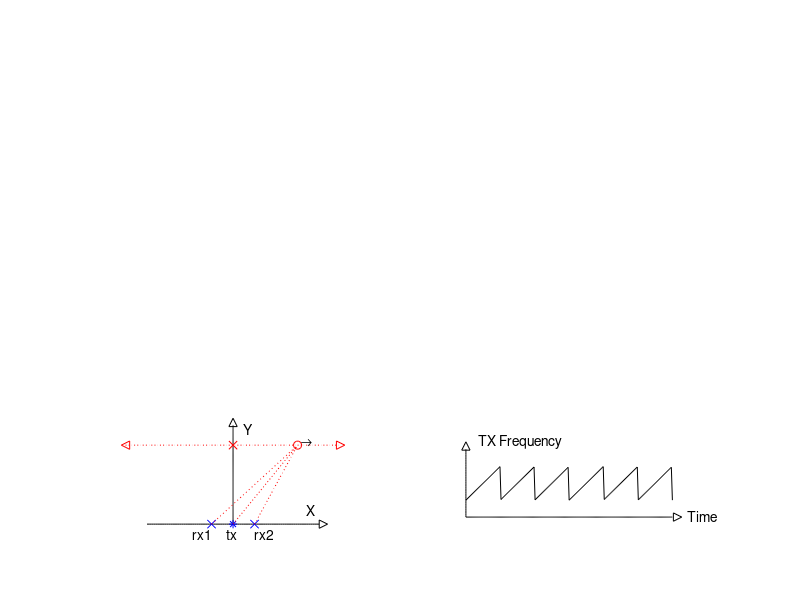

MATLAB code for this plot: (Note: this script raises an error after producing the figure.)
%%%%%%%%%%%%%%%%%%%%%%%%%%%%%%%%%%%%%%%%%%%%%%%%%%%%%
%                FMCW Radar Simulator               %
%                                                   %
% Author: Lin Junyang                               %
% Email : linjy@163.com                             %
% Date  : 2019-6-16                                 %
%                                                   %
% All Rights Reserved.                              %
%%%%%%%%%%%%%%%%%%%%%%%%%%%%%%%%%%%%%%%%%%%%%%%%%%%%%

%%
figure;
subplot(3,2,5)
hold on
axis off

x = -4:0.1:4;
y = zeros(size(x));
plot(x,y,'k')
plot(4.2,0,'k>');
text(3.4,1.5,'X');

y = 0:0.1:10;
x = zeros(size(y));
plot(x,y,'k')
plot(0,10.3,'k^');
text(0.5,9.7,'Y');

plot(-1,0,'bx');text(-1.9,-1,'rx1')
plot(1,0,'bx');text(1,-1,'rx2')
plot(0,0,'b*');text(-0.3,-1,'tx')

plot(0,8,'rx');plot(-5,8,'r<');plot(5,8,'r>');
plot(3,8,'ro');
x = -5:0.1:5;
y = ones(size(x))*8;
plot(x,y,'r:')
text(3.2,8.3,'\rightarrow');

x = -1:0.1:3;
y = 2*x+2;
plot(x,y,'r:')

x = 0:0.1:3;
y = 8/3*x;
plot(x,y,'r:')

x = 1:0.1:3;
y = 4*x-4;
plot(x,y,'r:')

xlim([-6 6]);ylim([-1 11])
hold off

%%
subplot(3,2,6)
hold on
axis off
ylim([-1 6])

x = -10:0.1:10;
y = zeros(size(x));
plot(x,y,'k')
plot(10.5,0,'k>');
text(11.5,0.1,'Time');

y = 0:0.1:4;
x = zeros(size(y))-10;
plot(x,y,'k')
plot(-10,4.2,'k^');
text(-8.8,4.5,'TX Frequency');

x = -10:0.1:10;
y = mod(0.6*(x),2)+1;
plot(x,y,'k')

%%
if ~exist('I1','var') || ~exist('Q1','var') || ~exist('I2','var') || ~exist('Q2','var')
    [I1,Q1,I2,Q2] = radar_simulation_wrapper;
    close all
end

[TotalChirpNum,ChirpLen] = size(I1);

rx1_c = I1 + Q1*1j;
rx2_c = I2 + Q2*1j;

%%
% Range FFT

RANGE_MIN = 0;
RANGE_MAX = 16;

rx1_range_fft = zeros(TotalChirpNum,1024);
rx2_range_fft = zeros(TotalChirpNum,1024);
tmp = zeros(1,ChirpLen);
for k=1:TotalChirpNum
    for m=1:ChirpLen
        tmp(m)=rx1_c(k,m)/((m+1)/ChirpLen)^0.3;
    end
    rx1_range_fft(k,:) = fft((tmp(301:1324)-mean(tmp(301:1324))).*hamming(1024)');
    
    for m=1:ChirpLen
        tmp(m)=rx2_c(k,m)/((m+1)/ChirpLen)^0.3;
    end
    rx2_range_fft(k,:) = fft((tmp(301:1324)-mean(tmp(301:1324))).*hamming(1024)');
end
rx1_range_fft(:,1:RANGE_MIN) = 0;
rx2_range_fft(:,1:RANGE_MIN) = 0;

eng_rx1_rfft = abs(rx1_range_fft(:,1:RANGE_MAX));
eng_rx2_rfft = abs(rx2_range_fft(:,1:RANGE_MAX));

% figure
% subplot(2,1,1)
% mesh(eng_rx1_rfft);
% subplot(2,1,2)
% mesh(eng_rx2_rfft);

%%
% Dopplor FFT

DLP_FFT_SIZE = 32;
DLP_FFT_INTVERAL = 32;

rx1_dpl_fft = zeros(DLP_FFT_SIZE,RANGE_MAX);
rx2_dpl_fft = zeros(DLP_FFT_SIZE,RANGE_MAX);
for chirp_idx=1:DLP_FFT_INTVERAL:TotalChirpNum-DLP_FFT_SIZE-DLP_FFT_INTVERAL
    rx1_rfft_clip = rx1_range_fft(chirp_idx:chirp_idx+DLP_FFT_SIZE-1,1:RANGE_MAX);
    rx2_rfft_clip = rx2_range_fft(chirp_idx:chirp_idx+DLP_FFT_SIZE-1,1:RANGE_MAX);
    
    for k=1:RANGE_MAX
        rx1_dpl_fft(:,k) = fftshift(fft(rx1_rfft_clip(:,k)));
        rx2_dpl_fft(:,k) = fftshift(fft(rx2_rfft_clip(:,k)));
        
        rx1_dpl_fft(DLP_FFT_SIZE/2+1,k) = 0;
        rx2_dpl_fft(DLP_FFT_SIZE/2+1,k) = 0;
    end
    
    eng_rx1_df = abs(rx1_dpl_fft);
    eng_rx2_df = abs(rx2_dpl_fft);
    eng_rx_df = eng_rx1_df.*eng_rx2_df;
    
    subplot(3,3,[1 2 4 5]);surfc(eng_rx_df);view(0,90);axis off
    title('mix: Range - Speed')
    subplot(3,3,3);surfc(eng_rx1_df);view(0,90);axis off
    title('rx1: Range - Speed')
    subplot(3,3,6);surfc(eng_rx2_df);view(0,90);axis off
    title('rx2: Range - Speed')
    
    
    pause(0.03)
end









